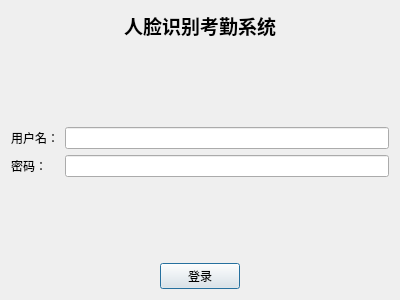
<?xml version="1.0" encoding="UTF-8"?>
<ui version="4.0">
 <class>LoginDialog</class>
 <widget class="QDialog" name="LoginDialog">
  <property name="geometry">
   <rect>
    <x>0</x>
    <y>0</y>
    <width>400</width>
    <height>300</height>
   </rect>
  </property>
  <property name="windowTitle">
   <string>登录系统</string>
  </property>
  <layout class="QVBoxLayout" name="verticalLayout">
   <item>
    <widget class="QLabel" name="titleLabel">
     <property name="font">
      <font>
       <pointsize>14</pointsize>
       <bold>true</bold>
      </font>
     </property>
     <property name="text">
      <string>人脸识别考勤系统</string>
     </property>
     <property name="alignment">
      <set>Qt::AlignCenter</set>
     </property>
    </widget>
   </item>
   <item>
    <spacer name="verticalSpacer">
     <property name="orientation">
      <enum>Qt::Vertical</enum>
     </property>
     <property name="sizeHint" stdset="0">
      <size>
       <width>20</width>
       <height>20</height>
      </size>
     </property>
    </spacer>
   </item>
   <item>
    <layout class="QFormLayout" name="formLayout">
     <item row="0" column="0">
      <widget class="QLabel" name="usernameLabel">
       <property name="text">
        <string>用户名：</string>
       </property>
      </widget>
     </item>
     <item row="0" column="1">
      <widget class="QLineEdit" name="usernameEdit"/>
     </item>
     <item row="1" column="0">
      <widget class="QLabel" name="passwordLabel">
       <property name="text">
        <string>密码：</string>
       </property>
      </widget>
     </item>
     <item row="1" column="1">
      <widget class="QLineEdit" name="passwordEdit">
       <property name="echoMode">
        <enum>QLineEdit::Password</enum>
       </property>
      </widget>
     </item>
    </layout>
   </item>
   <item>
    <spacer name="verticalSpacer_2">
     <property name="orientation">
      <enum>Qt::Vertical</enum>
     </property>
     <property name="sizeHint" stdset="0">
      <size>
       <width>20</width>
       <height>20</height>
      </size>
     </property>
    </spacer>
   </item>
   <item>
    <layout class="QHBoxLayout" name="horizontalLayout">
     <item>
      <spacer name="horizontalSpacer">
       <property name="orientation">
        <enum>Qt::Horizontal</enum>
       </property>
       <property name="sizeHint" stdset="0">
        <size>
         <width>40</width>
         <height>20</height>
        </size>
       </property>
      </spacer>
     </item>
     <item>
      <widget class="QPushButton" name="loginButton">
       <property name="text">
        <string>登录</string>
       </property>
      </widget>
     </item>
     <item>
      <spacer name="horizontalSpacer_2">
       <property name="orientation">
        <enum>Qt::Horizontal</enum>
       </property>
       <property name="sizeHint" stdset="0">
        <size>
         <width>40</width>
         <height>20</height>
        </size>
       </property>
      </spacer>
     </item>
    </layout>
   </item>
  </layout>
 </widget>
 <resources/>
 <connections/>
</ui> 
